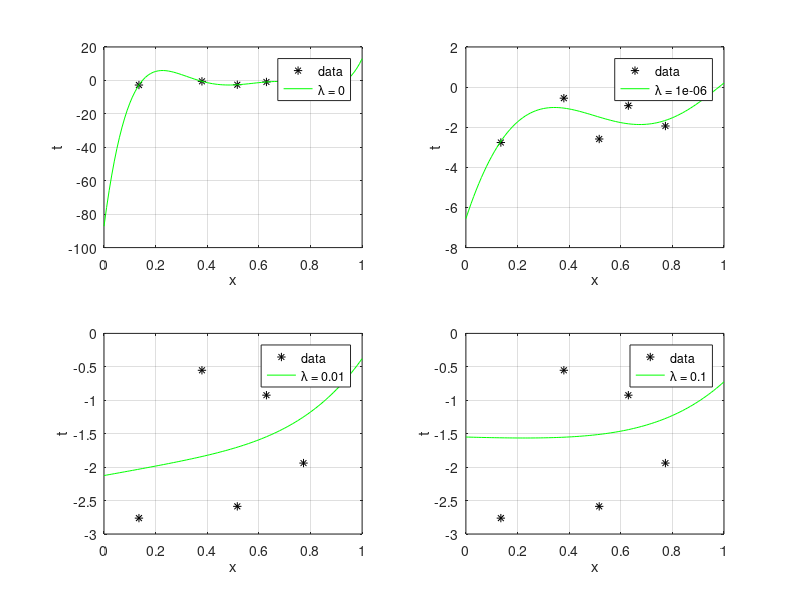

Source code (MATLAB):
%BANDA NAVEEN-22104061(Assignment-1)
%problem2:Regularized least squares approach.
clc;
clear all;
close all;
w0=-3;w1=2;
a=0;b=1;N=6;
x = sort(a + (b-a).*rand(1,N));%generating the 6 samples in increasuing order of uniformly distributed between 0 and 6 
t=zeros(1,N);
for i=1:N
    n = normrnd(0,sqrt(3));%normal ditribution of mean=0 and variance=3
    t(i)=w0+w1*x(i)+n;%output corresponding to input attribute x 
end
t=t';
x = x';
%% Regularization using different lamda values
X=[ones(length(x),1) x x.^2 x.^3 x.^4 x.^5];%matrix w.r.t data of given
l =[0,1e-6,0.01,0.1];%different lamda values 
for i =1:4% running over for all lamda values
subplot(2,2,i)
plot(x,t,'k*');%data plot
hold on;
What= inv(X'*X+l(i)*N*eye(6))*X'*t;%regularized least squares estimate using each lamda
xnew = (0:0.01:1)';%used to get plot smoothen
Xnew=[ones(length(xnew),1) xnew xnew.^2 xnew.^3 xnew.^4 xnew.^5];
tnew = Xnew*What;%doing this one for not going the curve zig-zag rather than getting smooth
plot(xnew,tnew,'g');
legend('data',['\lambda = ',num2str(l(i))]);
xlabel('x');
ylabel('t');
grid;
end

